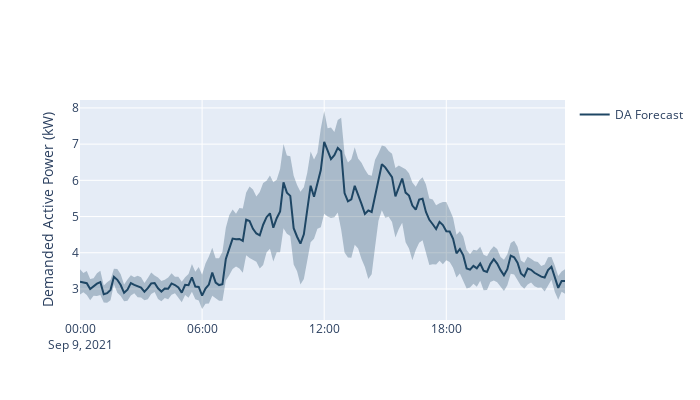
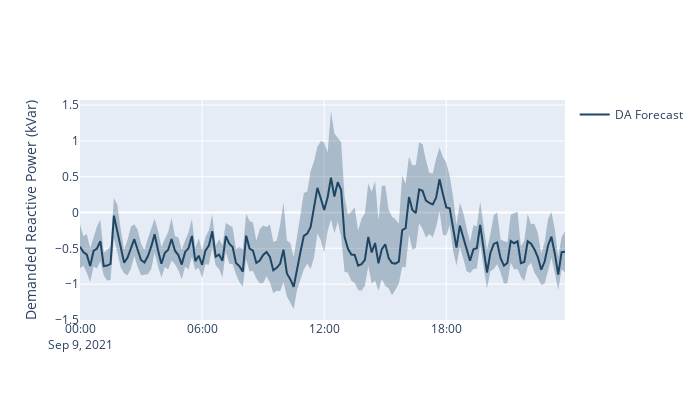
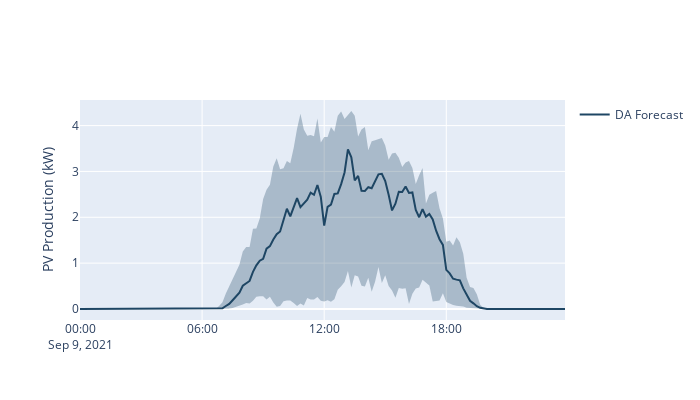
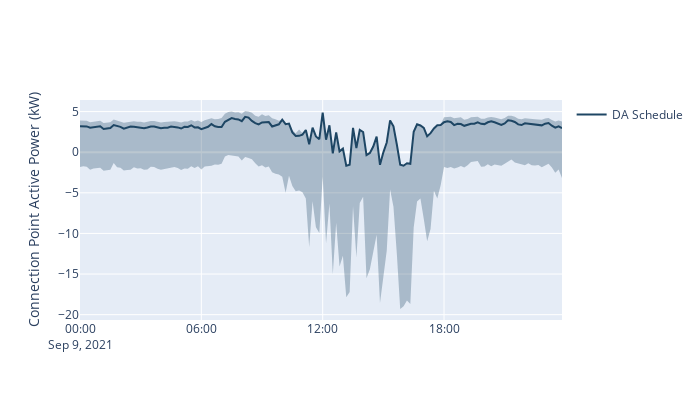

Notebook source saved alongside these figures, in order:
### Code cell
colnames=['0', 'running_time', 'date', 'pvmax_lag', 'irr_lag', 'pdem_lag', 'qdem_lag',
          'pvmax_for', 'irr_for', 'pdem_for', 'qdem_for', 'pv_sim', 'fp_sim', 'fq_sim',
          'pv_real', 'pv_q_real', 'SOC_real', 'fp_real', 'fq_real', 'asked_P', 'asked_Q']
data_rt = pd.read_csv(dir_path + r'/Result/realtime_data.csv', names=colnames, header=None)
data_rt['running_time'] = pd.to_datetime(data_rt['running_time'])
data_rt = data_rt[data_rt['running_time'] >= str(date_sp.year) + '-' + str(date_sp.month) + '-' + str(date_sp.day)]
data_rt = data_rt[data_rt['running_time'] < str(date_sp.year) + '-' + str(date_sp.month) + '-' + str(date_sp.day + 1)]

x = pd.date_range(pd.Timestamp(date_sp).floor(freq ='D'), periods=144, freq='10min')

date = data_rt['running_time']
pvmax_lag = data_rt['pvmax_lag'].values
irr_lag = data_rt['irr_lag'].values
pdem_lag = data_rt['pdem_lag'].values
qdem_lag = data_rt['qdem_lag'].values
pvmax_for = data_rt['pvmax_for'].values
irr_for = data_rt['irr_for'].values
pdem_for = data_rt['pdem_for'].values
qdem_for = data_rt['qdem_for'].values
pv_sim = data_rt['pv_sim'].values
fp_sim = - data_rt['fp_sim'].values
fq_sim = - data_rt['fq_sim'].values
pv_real = data_rt['pv_real'].values
pv_q_real = data_rt['pv_q_real'].values
SOC_real = data_rt['SOC_real'].values
fp_real = data_rt['fp_real'].values
fq_real = data_rt['fq_real'].values
asked_P = data_rt['asked_P'].values
asked_Q = data_rt['asked_Q'].values

if mode == 'sim':
    # Demanded active power
    MAEP = MAEP_func(result_p_dm[0, 6:len(pdem_lag)+5], pdem_lag[:-1])
    print('DA Forecast, MAE (kW):', MAEP)
    MAEP = MAEP_func(pdem_for, pdem_lag)
    print('RT Forecast, MAE (kW):', MAEP)
    figuring(x, result_p_dm, 'DP', date, [], pdem_for, pdem_lag)
    # Demanded reactive power
    MAEP = MAEP_func(result_q_dm[0, 6:len(qdem_lag)+5], qdem_lag[:-1])
    print('DA Forecast, MAE (kVar):', MAEP)
    MAEP = MAEP_func(qdem_for, qdem_lag)
    print('RT Forecast, MAE (kVar):', MAEP)
    figuring(x, result_q_dm, 'DQ', date, [], qdem_for, qdem_lag)
    # PV production
    MAEP = MAEP_func(result_p_pv[0, 6:len(pvmax_lag)+5], pvmax_lag[:-1])
    print('DA Forecast, MAE (kW):', MAEP)
    MAEP = MAEP_func(pvmax_for, pvmax_lag)
    print('RT Forecast, MAE (kW):', MAEP)
    figuring(x, result_p_pv, 'PV', date, pvmax_lag, pvmax_for, pv_sim)
    # ConnectionPoint P
    MAEP = MAEP_func(asked_P, fp_sim)
    print('Deviation, MAE (kW):', MAEP)
    figuring(x, np.array([P_SC, RPP_SC, RPN_SC]), 'FP', date, [], asked_P, fp_sim)
    # ConnectionPoint Q
    MAEP = MAEP_func(asked_Q, fq_sim)
    print('Deviation, MAE (kW):', MAEP)
    figuring(x, np.array([Q_SC, RQP_SC, RQN_SC]), 'FQ', date, [], asked_Q, fq_sim)
elif mode == 'lab':
    # Demanded active power
    MAEP = MAEP_func(result_p_dm[0, 6:len(pdem_lag)+5], pdem_lag[:-1])
    print('DA Forecast, MAE (kW):', MAEP)
    MAEP = MAEP_func(pdem_for, pdem_lag)
    print('RT Forecast, MAE (kW):', MAEP)
    figuring(x, result_p_dm, 'DP', date, [], pdem_for, pdem_lag)
    # Demanded reactive power
    MAEP = MAEP_func(result_q_dm[0, 6:len(qdem_lag)+5], qdem_lag[:-1])
    print('DA Forecast, MAE (kVar):', MAEP)
    MAEP = MAEP_func(qdem_for, qdem_lag)
    print('RT Forecast, MAE (kVar):', MAEP)
    figuring(x, result_q_dm, 'DQ', date, [], qdem_for, qdem_lag)
    # PV production
    MAEP = MAEP_func(result_p_pv[0, 6:len(pvmax_lag)+5], pvmax_lag[:-1])
    print('DA Forecast, MAE (kW):', MAEP)
    MAEP = MAEP_func(pvmax_for, pvmax_lag)
    print('RT Forecast, MAE (kW):', MAEP)
    figuring(x, result_p_pv, 'PV', date, pvmax_lag, pvmax_for, pv_real)
    # ConnectionPoint P
    MAEP = MAEP_func(asked_P, fp_real)
    print('Deviation, MAE (kW):', MAEP)
    figuring(x, np.array([P_SC, RPP_SC, RPN_SC]), 'FP', date, [], asked_P, fp_real)
    # ConnectionPoint Q
    MAEP = MAEP_func(asked_Q, fq_real)
    print('Deviation, MAE (kW):', MAEP)
    figuring(x, np.array([Q_SC, RQP_SC, RQN_SC]), 'FQ', date, [], asked_Q, fq_real)
# SoC
MAEP = MAEP_func(SOC_dersired[6:len(SOC_real)+5], SOC_real[:-1])
print('Deviation, MAE (kW):', MAEP)
figuring(x, np.array([SOC_dersired, [result_SOC[1]*result_SOC[0]] * 144, [result_SOC[2]*result_SOC[0]] * 144]),
         'SOC', date, [], [], SOC_real)

### Figure 1 — Plotly figure (JSON) as saved in the notebook; plotly's stock layout.template omitted (floating-point values rounded to 4 significant figures; data arrays with more than 128 entries replaced by an {"elided": "..."} marker saying what was removed)
{"data": [{"line": {"color": "firebrick", "width": 2.5}, "mode": "lines", "name": "Realized", "type": "scatter", "x": [], "y": []}, {"line": {"color": "rgba(65, 105, 225, 0.8)", "width": 2}, "mode": "lines", "name": "", "type": "scatter", "x": [], "y": []}, {"line": {"color": "royalblue", "dash": "dot", "width": 1.5}, "mode": "lines", "name": "RT Forecast", "type": "scatter", "x": [], "y": []}, {"line": {"width": 0}, "marker": {"color": "rgba(30, 70, 100, 0.3)"}, "mode": "lines", "name": "Upper Bound", "showlegend": false, "type": "scatter", "x": {"elided": "144 str values"}, "y": {"elided": "144 float values"}}, {"fill": "tonexty", "fillcolor": "rgba(30, 70, 100, 0.3)", "line": {"width": 0}, "marker": {"color": "#444"}, "mode": "lines", "name": "Lower Bound", "showlegend": false, "type": "scatter", "x": {"elided": "144 str values"}, "y": {"elided": "144 float values"}}, {"line": {"color": "rgb(30, 70, 100)"}, "name": "DA Forecast", "type": "scatter", "x": {"elided": "144 str values"}, "y": {"elided": "144 float values"}}], "layout": {"height": 400, "hovermode": "x", "width": 700, "yaxis": {"title": {"text": "Demanded Active Power (kW)"}}}}

### Figure 2 — Plotly figure (JSON) as saved in the notebook; plotly's stock layout.template omitted (floating-point values rounded to 4 significant figures; data arrays with more than 128 entries replaced by an {"elided": "..."} marker saying what was removed)
{"data": [{"line": {"color": "firebrick", "width": 2.5}, "mode": "lines", "name": "Realized", "type": "scatter", "x": [], "y": []}, {"line": {"color": "rgba(65, 105, 225, 0.8)", "width": 2}, "mode": "lines", "name": "", "type": "scatter", "x": [], "y": []}, {"line": {"color": "royalblue", "dash": "dot", "width": 1.5}, "mode": "lines", "name": "RT Forecast", "type": "scatter", "x": [], "y": []}, {"line": {"width": 0}, "marker": {"color": "rgba(30, 70, 100, 0.3)"}, "mode": "lines", "name": "Upper Bound", "showlegend": false, "type": "scatter", "x": {"elided": "144 str values"}, "y": {"elided": "144 float values"}}, {"fill": "tonexty", "fillcolor": "rgba(30, 70, 100, 0.3)", "line": {"width": 0}, "marker": {"color": "#444"}, "mode": "lines", "name": "Lower Bound", "showlegend": false, "type": "scatter", "x": {"elided": "144 str values"}, "y": {"elided": "144 float values"}}, {"line": {"color": "rgb(30, 70, 100)"}, "name": "DA Forecast", "type": "scatter", "x": {"elided": "144 str values"}, "y": {"elided": "144 float values"}}], "layout": {"height": 400, "hovermode": "x", "width": 700, "yaxis": {"title": {"text": "Demanded Reactive Power (kVar)"}}}}

### Figure 3 — Plotly figure (JSON) as saved in the notebook; plotly's stock layout.template omitted (floating-point values rounded to 4 significant figures; data arrays with more than 128 entries replaced by an {"elided": "..."} marker saying what was removed)
{"data": [{"line": {"color": "firebrick", "width": 2.5}, "mode": "lines", "name": "Deployed", "type": "scatter", "x": [], "y": []}, {"line": {"color": "rgba(65, 105, 225, 0.8)", "width": 2}, "mode": "lines", "name": "Available", "type": "scatter", "x": [], "y": []}, {"line": {"color": "royalblue", "dash": "dot", "width": 1.5}, "mode": "lines", "name": "RT Forecast", "type": "scatter", "x": [], "y": []}, {"line": {"width": 0}, "marker": {"color": "rgba(30, 70, 100, 0.3)"}, "mode": "lines", "name": "Upper Bound", "showlegend": false, "type": "scatter", "x": {"elided": "144 str values"}, "y": {"elided": "144 float values"}}, {"fill": "tonexty", "fillcolor": "rgba(30, 70, 100, 0.3)", "line": {"width": 0}, "marker": {"color": "#444"}, "mode": "lines", "name": "Lower Bound", "showlegend": false, "type": "scatter", "x": {"elided": "144 str values"}, "y": {"elided": "144 float values"}}, {"line": {"color": "rgb(30, 70, 100)"}, "name": "DA Forecast", "type": "scatter", "x": {"elided": "144 str values"}, "y": {"elided": "144 float values"}}], "layout": {"height": 400, "hovermode": "x", "width": 700, "yaxis": {"title": {"text": "PV Production (kW)"}}}}

### Figure 4 — Plotly figure (JSON) as saved in the notebook; plotly's stock layout.template omitted (floating-point values rounded to 4 significant figures; data arrays with more than 128 entries replaced by an {"elided": "..."} marker saying what was removed)
{"data": [{"line": {"color": "firebrick", "width": 2.5}, "mode": "lines", "name": "Realized", "type": "scatter", "x": [], "y": []}, {"line": {"color": "rgba(65, 105, 225, 0.8)", "width": 2}, "mode": "lines", "name": "", "type": "scatter", "x": [], "y": []}, {"line": {"color": "royalblue", "dash": "dot", "width": 1.5}, "mode": "lines", "name": "Asked in RT", "type": "scatter", "x": [], "y": []}, {"line": {"width": 0}, "marker": {"color": "rgba(30, 70, 100, 0.3)"}, "mode": "lines", "name": "Upper Bound", "showlegend": false, "type": "scatter", "x": {"elided": "144 str values"}, "y": {"elided": "144 float values"}}, {"fill": "tonexty", "fillcolor": "rgba(30, 70, 100, 0.3)", "line": {"width": 0}, "marker": {"color": "#444"}, "mode": "lines", "name": "Lower Bound", "showlegend": false, "type": "scatter", "x": {"elided": "144 str values"}, "y": {"elided": "144 float values"}}, {"line": {"color": "rgb(30, 70, 100)"}, "name": "DA Schedule", "type": "scatter", "x": {"elided": "144 str values"}, "y": {"elided": "144 float values"}}], "layout": {"height": 400, "hovermode": "x", "width": 700, "yaxis": {"title": {"text": "Connection Point Active Power (kW)"}}}}
